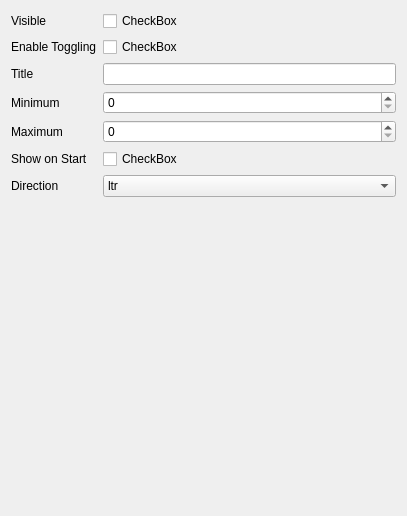
             <widget class="QWidget" name="page_6">
              <property name="geometry">
               <rect>
                <x>0</x>
                <y>0</y>
                <width>407</width>
                <height>516</height>
               </rect>
              </property>
              <attribute name="label">
               <string>Panel2 (Settings)</string>
              </attribute>
              <layout class="QFormLayout" name="formLayout_5">
               <item row="0" column="0">
                <widget class="QLabel" name="label_45">
                 <property name="text">
                  <string>Visible</string>
                 </property>
                </widget>
               </item>
               <item row="1" column="0">
                <widget class="QLabel" name="label_42">
                 <property name="text">
                  <string>Enable Toggling</string>
                 </property>
                </widget>
               </item>
               <item row="1" column="1">
                <widget class="AnimatedCheck" name="builder__panel2__toggle">
                 <property name="text">
                  <string>CheckBox</string>
                 </property>
                </widget>
               </item>
               <item row="2" column="0">
                <widget class="QLabel" name="label_44">
                 <property name="text">
                  <string>Title</string>
                 </property>
                </widget>
               </item>
               <item row="2" column="1">
                <widget class="QLineEdit" name="builder__panel2__title"/>
               </item>
               <item row="3" column="0">
                <widget class="QLabel" name="label_46">
                 <property name="text">
                  <string>Minimum</string>
                 </property>
                </widget>
               </item>
               <item row="4" column="0">
                <widget class="QLabel" name="label_41">
                 <property name="text">
                  <string>Maximum</string>
                 </property>
                </widget>
               </item>
               <item row="5" column="0">
                <widget class="QLabel" name="label_40">
                 <property name="text">
                  <string>Show on Start</string>
                 </property>
                </widget>
               </item>
               <item row="5" column="1">
                <widget class="AnimatedCheck" name="builder__panel2__show_onstart">
                 <property name="text">
                  <string>CheckBox</string>
                 </property>
                </widget>
               </item>
               <item row="6" column="0">
                <widget class="QLabel" name="label_43">
                 <property name="text">
                  <string>Direction</string>
                 </property>
                </widget>
               </item>
               <item row="0" column="1">
                <widget class="AnimatedCheck" name="builder__panel2__visible">
                 <property name="text">
                  <string>CheckBox</string>
                 </property>
                </widget>
               </item>
               <item row="3" column="1">
                <widget class="QSpinBox" name="builder__panel2__minimum"/>
               </item>
               <item row="4" column="1">
                <widget class="QSpinBox" name="builder__panel2__maximum"/>
               </item>
               <item row="6" column="1">
                <widget class="QComboBox" name="builder__panel2__direction">
                 <item>
                  <property name="text">
                   <string>ltr</string>
                  </property>
                 </item>
                 <item>
                  <property name="text">
                   <string>rtl</string>
                  </property>
                 </item>
                </widget>
               </item>
              </layout>
             </widget>
